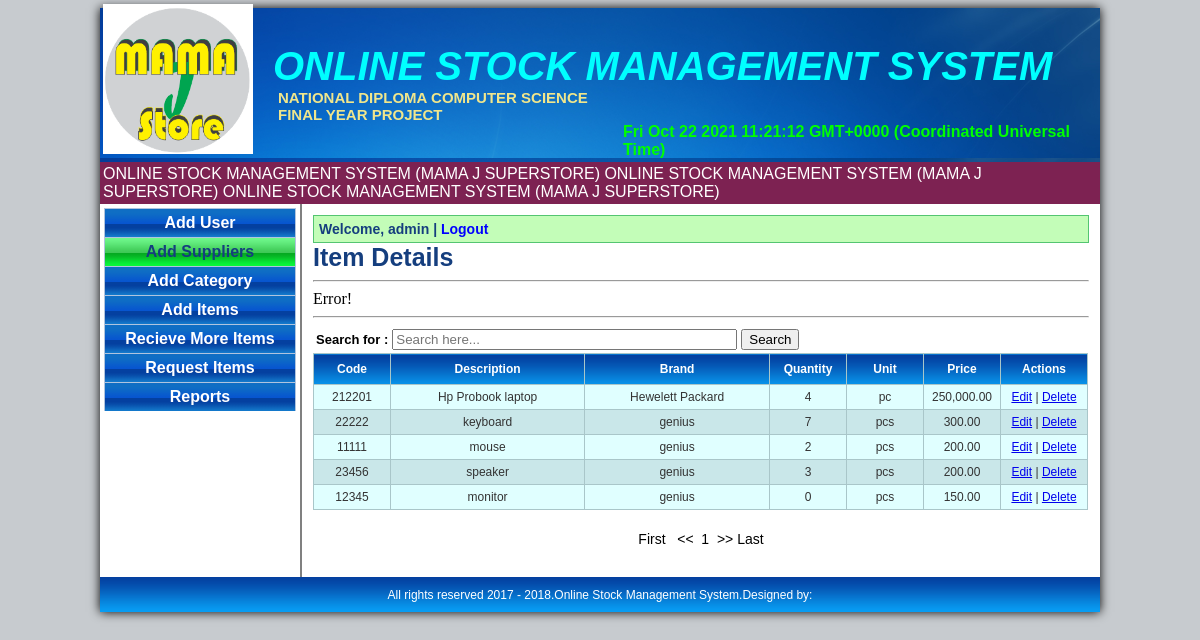
/edit_item.php (signed in), run on the app's committed database.
### tables this page shows
CREATE TABLE `itemlist` (
  `item_id` int(11) NOT NULL,
  `item_code` int(50) NOT NULL,
  `item_name` varchar(100) NOT NULL,
  `brand_name` varchar(50) NOT NULL,
  `quantity` int(11) NOT NULL,
  `unit_name` varchar(50) NOT NULL,
  `price` int(11) NOT NULL,
  `type_name` varchar(50) NOT NULL,
  `cat_name` varchar(50) NOT NULL,
  `supplier_id` int(11) NOT NULL,
  `supplier_name` varchar(50) NOT NULL,
  `dateadded` varchar(25) NOT NULL
);

### includes/get_username.php (called while the page is built, shortened)
<?php
if(isset($_SESSION['id']))
	{
		$username=$_SESSION['username'];
	}
else
	{
		header("location:index.php");
	}
?>

### edit_item.php (the view, shortened to what this page needs)
<?php require_once('includes/header.php');?>
<?php require_once('includes/connection.php');?>
<?php include('includes/get_username.php');?>
	<table id="sidebar">
			<tr id="navbox">
				<td>
					<ul id="nav">
						<li><a href="user.php">Add User</a></li>
							<li><a href="supplier.php" class="current">Add Suppliers</a></li>
                        <li><a href="category.php" >Add Category</a></li>
							<li><a href="item.php" >Add Items</a></li>
                             <li><a href="addmoreitem.php" >Recieve More Items</a></li>
							<li><a href="request_items.php">Request Items</a></li>
                            <li><a href="admin_report.php">Reports</a></li>
					</ul>
				</td>
			</tr>
	</table>
	<table id="contentbox">
			<tr>
				<td id="content">
				<div class="name">Welcome, <b><?php echo $username; ?></b> | <a href="logout.php">Logout</a></div>
					<div class="label">Item Details</div>
					<hr />
					<form name="formsearch" method="post" onsubmit="return validateForm()" action="search_item.php">
						<table>
							<tr>
								<td class="search">Search for :</td>
								<td><input type="text" name="search" size="40px" placeholder="Search here..." /></td>
								<td><input type="submit" value="Search" style="cursor:pointer;"/></td>
							</tr>
					</form>
					<hr />
					<?php
						function formatMoney($number, $fractional=false) {
							if ($fractional) {
								$number = sprintf('%.2f', $number);
							}
							while (true) {
								$replaced = preg_replace('/(-?\d+)(\d\d\d)/', '$1,$2', $number);
								if ($replaced != $number) {
									$number = $replaced;
								} else {
									break;
								}
							}
							return $number;
						}
					?>
					<table class="inventory_table" id="alternatecolor">
						<tr>
							<th width="60">Code</th>
							<th>Description</th>
							<th>Brand</th>
							<th width="60">Quantity</th>
							<th width="60">Unit</th>
							<th width="60">Price</th>
							<th width="70">Actions</th>
						</tr>
						<?php
							include('includes/ps_pagination.php');
							$sql ='SELECT * FROM itemlist ORDER BY item_id DESC';
							$pager = new PS_Pagination($con, $sql, 15, 20);
							$rs = $pager->paginate();
							while($row = mysqli_fetch_array($rs))
							{
						?>
						<tr>
							<td><?php echo $row['item_code'];?></td>
							<td><?php echo $row['item_name'];?></td>
							<td><?php echo $row['brand_name'];?></td>
							<td><?php echo $row['quantity'];?></td>
							<td><?php echo $row['unit_name'];?></td>
							<td><?php $p=$row['price'];echo formatMoney($p, true);?></td>
							<td><a href='edit_item.php?item_id=<?php echo $row['item_id']?>'>Edit</a> |
							<a href="JavaScript:if(confirm('Are you sure you want to delete this record?')==true)
							{window.location='delete_item.php?item_id=<?php echo $row['item_id']?>';}">Delete</a></td>
						</tr>
						<?php
						}
						?>
					</table>
					<br />
					<?php
						echo '<div class="pager" >'.$pager->renderFullNav().'</div>';
					?>
				</td>
			</tr>
	</table>
<?php require('includes/footer.php');?>

### mainstyle.css (style rules this page uses)
body { background-color:#c7cbcf; }
#sidebar { float:left; width:200px; }
#navbox { height:0px; }
#contentbox { background-color:#ffffff; width:800px; border-left:2px solid gray; }
#content { padding:9px; }
#nav,#nav ul { list-style:none; padding:1px; margin-top:-0px; }
#nav li { width:192px; }
#nav a { border-right:1px solid #B0C4DE; border-top:1px solid #B0C4DE; border-left:1px solid #B0C4DE; display:block; background-image:url(image/nav.png); color:white; text-decoration:none; text-align:center; padding:5px; font-family:arial; font-weight:bold; }
#nav a.current { background-image:url(image/currentbg.png); color:#153E7E; font-weight:bold; }
.name { border:1px solid #54C571; padding:5px; font-family:arial; background-color:#C3FDB8; font-size:14px; font-weight:bold; color:#153E7E; }
.name a { color:blue;text-decoration:none;font-weight:bold; }
.pager { padding:3px;text-align:center;font-family:arial;font-size:14px; }
.label { font-family:arial; font-size:25px;font-weight:bold;color:#153E7E; }
.search { text-align:right;font-family:arial; font-size:13px;font-weight:bold; }
table.inventory_table { font-family:sans-serif; font-size:12px; color:#333333; border-width: 1px; border-color: #a9c6c9; border-collapse: collapse; width:775px; }
table.inventory_table th { background-image:url(image/header.png); color:#fff; border-width: 1px; padding: 8px; border-style: solid; border-color: #a9c6c9; }
table.inventory_table td { border-width: 1px; padding: 5px; border-style: solid; border-color: #a9c6c9; text-align:center; }
.oddrowcolor { background-color:#E0FFFF; }
.evenrowcolor { background-color:#c9e7e9; }

### data on the page
itemlist: item_code "212201", item_name "Hp Probook laptop", brand_name "Hewelett Packard", quantity "4", unit_name "pc", price "250,000.00"
itemlist: item_code "22222", item_name "keyboard", brand_name "genius", quantity "7", unit_name "pcs", price "300.00"
itemlist: item_code "11111", item_name "mouse", brand_name "genius", quantity "2", unit_name "pcs", price "200.00"
itemlist: item_code "23456", item_name "speaker", brand_name "genius", quantity "3", unit_name "pcs", price "200.00"
itemlist: item_code "12345", item_name "monitor", brand_name "genius", quantity "0", unit_name "pcs", price "150.00"

### other printed values
$username "admin"
$pager->renderFullNav() "First << >> Last"
